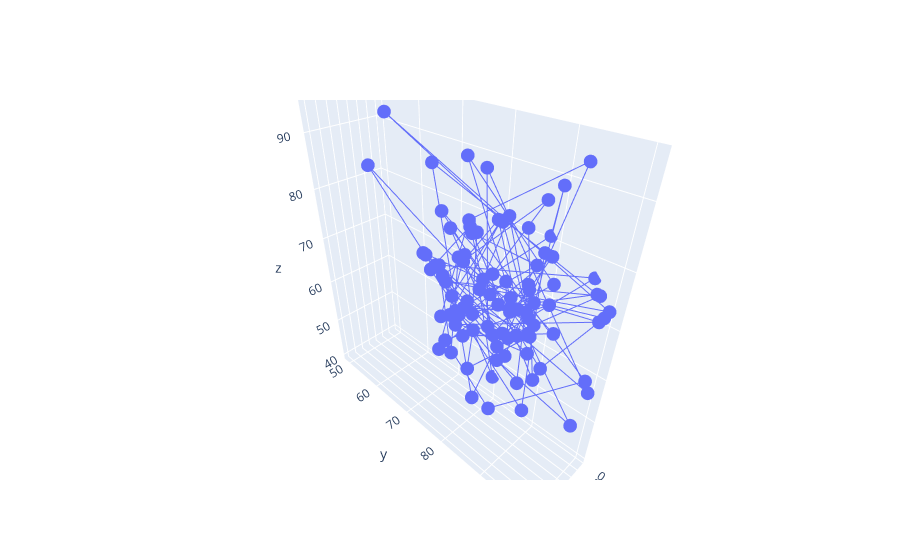

The cell this chart's notebook holds for it:
### Code cell
import matplotlib.pyplot as plt
import plotly.express as px
import plotly.graph_objects as go
fig = go.Figure()
fig.add_trace(go.Scatter3d(x = df["Study_Hours"], y=df["Attendance"],z=df["Exam_Score"]))
fig.show()
